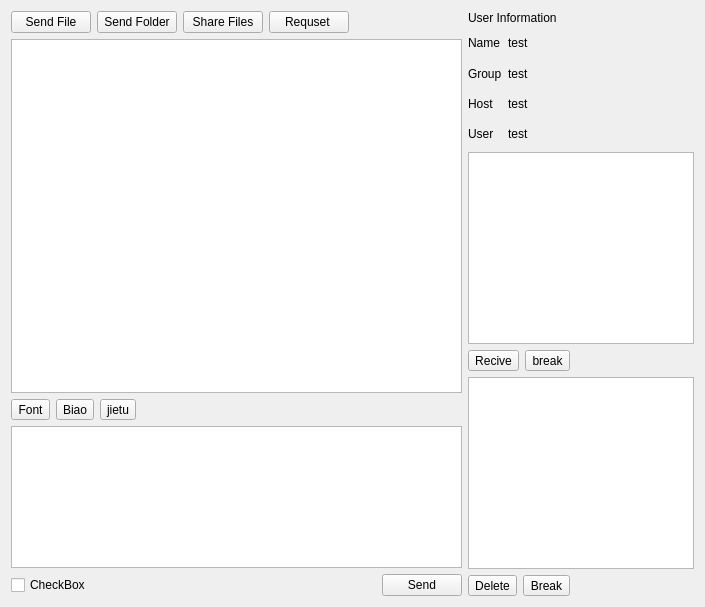
<?xml version="1.0" encoding="UTF-8"?>
<ui version="4.0">
 <class>ChatForm</class>
 <widget class="QWidget" name="ChatForm">
  <property name="geometry">
   <rect>
    <x>0</x>
    <y>0</y>
    <width>705</width>
    <height>607</height>
   </rect>
  </property>
  <property name="windowTitle">
   <string>Form</string>
  </property>
  <layout class="QHBoxLayout" name="horizontalLayout_7" stretch="2,1">
   <item>
    <layout class="QVBoxLayout" name="verticalLayout_4" stretch="0,10,0,4,0">
     <item>
      <layout class="QHBoxLayout" name="horizontalLayout_2">
       <item>
        <widget class="QPushButton" name="fileButton">
         <property name="text">
          <string>Send File</string>
         </property>
        </widget>
       </item>
       <item>
        <widget class="QPushButton" name="folderButton">
         <property name="text">
          <string>Send Folder</string>
         </property>
        </widget>
       </item>
       <item>
        <widget class="QPushButton" name="shareButton">
         <property name="text">
          <string>Share Files</string>
         </property>
        </widget>
       </item>
       <item>
        <widget class="QPushButton" name="requestButton">
         <property name="text">
          <string>Requset </string>
         </property>
        </widget>
       </item>
       <item>
        <spacer name="horizontalSpacer_6">
         <property name="orientation">
          <enum>Qt::Horizontal</enum>
         </property>
         <property name="sizeHint" stdset="0">
          <size>
           <width>40</width>
           <height>20</height>
          </size>
         </property>
        </spacer>
       </item>
      </layout>
     </item>
     <item>
      <widget class="QTextEdit" name="textEdit">
       <property name="sizePolicy">
        <sizepolicy hsizetype="Expanding" vsizetype="Expanding">
         <horstretch>0</horstretch>
         <verstretch>0</verstretch>
        </sizepolicy>
       </property>
       <property name="readOnly">
        <bool>true</bool>
       </property>
      </widget>
     </item>
     <item>
      <layout class="QHBoxLayout" name="horizontalLayout">
       <item>
        <widget class="QToolButton" name="toolButton">
         <property name="text">
          <string>Font</string>
         </property>
        </widget>
       </item>
       <item>
        <widget class="QToolButton" name="toolButton_2">
         <property name="text">
          <string>Biao</string>
         </property>
        </widget>
       </item>
       <item>
        <widget class="QToolButton" name="toolButton_7">
         <property name="text">
          <string>jietu</string>
         </property>
        </widget>
       </item>
       <item>
        <spacer name="horizontalSpacer">
         <property name="orientation">
          <enum>Qt::Horizontal</enum>
         </property>
         <property name="sizeHint" stdset="0">
          <size>
           <width>40</width>
           <height>20</height>
          </size>
         </property>
        </spacer>
       </item>
      </layout>
     </item>
     <item>
      <widget class="QTextEdit" name="sendEdit">
       <property name="sizePolicy">
        <sizepolicy hsizetype="Expanding" vsizetype="Expanding">
         <horstretch>0</horstretch>
         <verstretch>0</verstretch>
        </sizepolicy>
       </property>
      </widget>
     </item>
     <item>
      <layout class="QHBoxLayout" name="horizontalLayout_3">
       <item>
        <widget class="QCheckBox" name="checkBox">
         <property name="text">
          <string>CheckBox</string>
         </property>
        </widget>
       </item>
       <item>
        <spacer name="horizontalSpacer_2">
         <property name="orientation">
          <enum>Qt::Horizontal</enum>
         </property>
         <property name="sizeHint" stdset="0">
          <size>
           <width>40</width>
           <height>20</height>
          </size>
         </property>
        </spacer>
       </item>
       <item>
        <widget class="QPushButton" name="sendMsgButton">
         <property name="text">
          <string>Send</string>
         </property>
         <property name="shortcut">
          <string>Ctrl+Return</string>
         </property>
        </widget>
       </item>
      </layout>
     </item>
    </layout>
   </item>
   <item>
    <layout class="QVBoxLayout" name="verticalLayout_3" stretch="0,1,0,0,0,0">
     <property name="sizeConstraint">
      <enum>QLayout::SetDefaultConstraint</enum>
     </property>
     <item>
      <widget class="QLabel" name="label">
       <property name="text">
        <string>User Information</string>
       </property>
      </widget>
     </item>
     <item>
      <layout class="QHBoxLayout" name="horizontalLayout_6">
       <item>
        <layout class="QVBoxLayout" name="verticalLayout">
         <item>
          <widget class="QLabel" name="label_2">
           <property name="text">
            <string>Name</string>
           </property>
          </widget>
         </item>
         <item>
          <widget class="QLabel" name="label_5">
           <property name="text">
            <string>Group</string>
           </property>
          </widget>
         </item>
         <item>
          <widget class="QLabel" name="label_3">
           <property name="text">
            <string>Host</string>
           </property>
          </widget>
         </item>
         <item>
          <widget class="QLabel" name="label_4">
           <property name="text">
            <string>User</string>
           </property>
          </widget>
         </item>
        </layout>
       </item>
       <item>
        <layout class="QVBoxLayout" name="verticalLayout_2">
         <item>
          <widget class="QLabel" name="labelName">
           <property name="text">
            <string>test</string>
           </property>
          </widget>
         </item>
         <item>
          <widget class="QLabel" name="labelGroup">
           <property name="text">
            <string>test</string>
           </property>
          </widget>
         </item>
         <item>
          <widget class="QLabel" name="labelHost">
           <property name="text">
            <string>test</string>
           </property>
          </widget>
         </item>
         <item>
          <widget class="QLabel" name="labelUser">
           <property name="text">
            <string>test</string>
           </property>
          </widget>
         </item>
        </layout>
       </item>
       <item>
        <spacer name="horizontalSpacer_5">
         <property name="orientation">
          <enum>Qt::Horizontal</enum>
         </property>
         <property name="sizeHint" stdset="0">
          <size>
           <width>40</width>
           <height>20</height>
          </size>
         </property>
        </spacer>
       </item>
      </layout>
     </item>
     <item>
      <widget class="QTableView" name="recvView">
       <property name="sizePolicy">
        <sizepolicy hsizetype="Expanding" vsizetype="Expanding">
         <horstretch>0</horstretch>
         <verstretch>0</verstretch>
        </sizepolicy>
       </property>
       <property name="font">
        <font>
         <pointsize>8</pointsize>
         <italic>false</italic>
        </font>
       </property>
      </widget>
     </item>
     <item>
      <layout class="QHBoxLayout" name="horizontalLayout_4">
       <item>
        <widget class="QToolButton" name="reciveButton">
         <property name="text">
          <string>Recive</string>
         </property>
        </widget>
       </item>
       <item>
        <widget class="QToolButton" name="breakRButton">
         <property name="text">
          <string>break</string>
         </property>
        </widget>
       </item>
       <item>
        <spacer name="horizontalSpacer_3">
         <property name="orientation">
          <enum>Qt::Horizontal</enum>
         </property>
         <property name="sizeHint" stdset="0">
          <size>
           <width>40</width>
           <height>20</height>
          </size>
         </property>
        </spacer>
       </item>
      </layout>
     </item>
     <item>
      <widget class="QTableView" name="sendView">
       <property name="sizePolicy">
        <sizepolicy hsizetype="Expanding" vsizetype="Expanding">
         <horstretch>0</horstretch>
         <verstretch>0</verstretch>
        </sizepolicy>
       </property>
       <property name="font">
        <font>
         <pointsize>8</pointsize>
         <weight>50</weight>
         <italic>false</italic>
         <bold>false</bold>
        </font>
       </property>
      </widget>
     </item>
     <item>
      <layout class="QHBoxLayout" name="horizontalLayout_5">
       <item>
        <widget class="QToolButton" name="deleteButton">
         <property name="text">
          <string>Delete</string>
         </property>
        </widget>
       </item>
       <item>
        <widget class="QToolButton" name="breakSButton">
         <property name="text">
          <string>Break</string>
         </property>
        </widget>
       </item>
       <item>
        <spacer name="horizontalSpacer_4">
         <property name="orientation">
          <enum>Qt::Horizontal</enum>
         </property>
         <property name="sizeHint" stdset="0">
          <size>
           <width>40</width>
           <height>20</height>
          </size>
         </property>
        </spacer>
       </item>
      </layout>
     </item>
    </layout>
   </item>
  </layout>
 </widget>
 <resources/>
 <connections/>
</ui>
